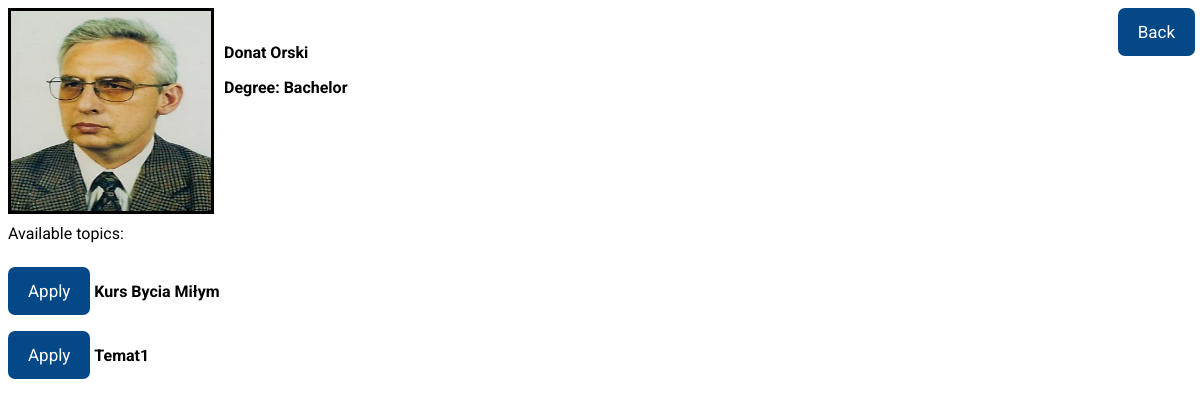
Screenshot of /dissertation/supervisorsList/donat/ (signed in) with the database file from the repository.
### dissertation/models.py (models this page shows, shortened)
class Profile(models.Model):
    user = models.OneToOneField(User, on_delete=models.CASCADE)
    is_reviewer = models.BooleanField(default=False)
    academic_degree = models.CharField(max_length=100, default="None")
    picture = models.FileField(default='')
    thesisList = models.ManyToManyField(Thesis, blank=True)
    cooperator = models.ForeignKey('self', on_delete=models.CASCADE, null=True, blank=True)

class Thesis(models.Model):
    subject = models.CharField(max_length=100, default="None")

### dissertation/views.py (the view)
# urls.py: path('supervisorsList/<str:username>/', views.SupervisorDetail.as_view(), name='supervisorsListDetail'),
class SupervisorDetail(LoginRequiredMixin, TemplateView):
    template_name = 'dissertation/supervisorDetail.html'
    def get_context_data(self, username):
        profile = Profile.objects.get(user__username=username)
        thesisList = profile.thesisList.all()
        context = {"supervisor" : profile,
                   "thesisList" : thesisList}
        return context

### dissertation/templates/dissertation/supervisorDetail.html (shortened to what this page needs)
{% extends "dissertation/base.html" %}
{% block content %}
	<img src="{{ supervisor.user.profile.picture.url }}" class="ppics">
	<p>
		<b>{{ supervisor.user.first_name }} {{ supervisor.user.last_name }}</b>
	</p>
	<p>
		<b>Degree: {{ supervisor.academic_degree }}</b>
	</p>
	<br><br><br><br><br>
	<p>
		Available topics:
		{% for p in thesisList %}
			<div>
				<a href="{% url 'start' %}applyingForThesisSuccess/{{ supervisor.user.username }}/{{ p.subject }}/"><button>Apply</button></a>
				<b>{{ p.subject }}</b>
			</div>
		{% endfor %}
	</p>
<a href="{%  url 'supervisorsList' %}"><input type="button" class="bback" value="Back"></input></a>
{% endblock %}

### dissertation/static/dissertation/css.css (style rules this page uses)
* { font-family: "Roboto", sans-serif; }
.bback { background-color: #054887; color: white; font-size: 17px; padding: 14px 20px; margin: 8px 0; cursor: pointer; border:none; border-radius: 7px; position: absolute; float: right; top: 0%; right: 0%; margin-right: 5px; }
body { background: url("images/81651.png"); background-size: cover; }
button { background-color: #054887; color: white; font-size: 17px; padding: 14px 20px; margin: 8px 0; cursor: pointer; border:none; border-radius: 7px; }
.ppics { border-style: solid; height: 200px; width: 200px; float: left; margin-right: 10px; clear:both; }

### rows the page displays
Profile: user.profile.picture (picture), user.first_name "Donat", user.last_name "Orski", academic_degree "Bachelor"
Thesis: subject "Kurs Bycia Miłym"
Thesis: subject "Temat1"
